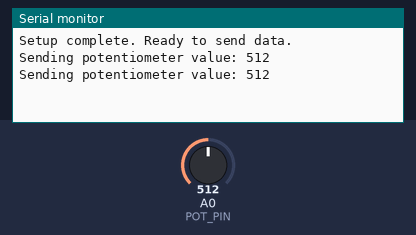
The sketch below on a simulated Arduino Uno, built with avr-gcc and run on an emulated ATmega328P. Parts: the last lines printed to the serial monitor. The test bench sets the inputs (shaded band); at power-on: A0 (POT_PIN) = 512. No radio packets arrive unless stated.

Above: at 1.8 s.
1.9 s: A0 (POT_PIN) set to 716
At 3.0 s:
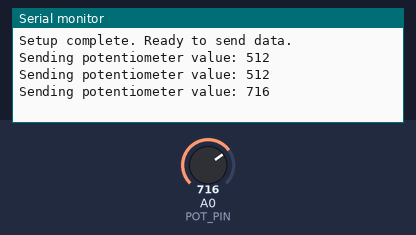
3.4 s: A0 (POT_PIN) set to 900
At 5.1 s:
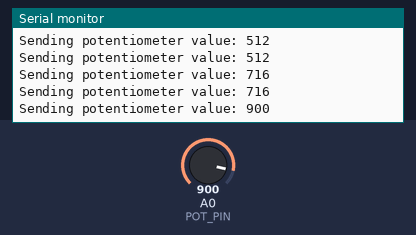
Timing chart, 0 to 6.6 s (numbered marks = the images above; inputs shaded):
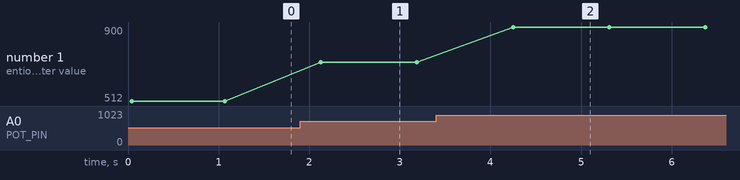

The sketch:

radio_tx_joystick.ino
```cpp
#include <RH_NRF24.h>
#include <SPI.h>

#define CE_PIN 2    // D4
#define CSN_PIN 4   // D2
#define POT_PIN A0  // Analog pin for potentiometer

RH_NRF24 nrf24(CE_PIN, CSN_PIN);

void setup() {
  Serial.begin(9600);
  while (!Serial);

  if (!nrf24.init()) {
    Serial.println("NRF24 init failed");
  }

  if (!nrf24.setChannel(1)) {
    Serial.println("Channel set failed");
  }

  if (!nrf24.setRF(RH_NRF24::DataRate2Mbps, RH_NRF24::TransmitPower0dBm)) {
    Serial.println("RF set failed");
  }

  Serial.println("Setup complete. Ready to send data.");
}

void loop() {
  int potValue = analogRead(POT_PIN); // Read potentiometer value (0-1023)
  String valueString = String(potValue);

  uint8_t dataArray[valueString.length() + 1];
  valueString.getBytes(dataArray, valueString.length() + 1);

  Serial.print("Sending potentiometer value: ");
  Serial.println(valueString);

  nrf24.send(dataArray, sizeof(dataArray));
  nrf24.waitPacketSent();

  delay(1000); // Send every second
}
```

Measured:
- after the input at 1.9 s, the serial monitor: prints a new line after 0.23 s (image 1)
- after the input at 3.4 s, the serial monitor: prints a new line after 0.85 s (image 2)
- plotted number 1: 512 → 716 after the input at 1.9 s, 716 → 900 after the input at 3.4 s
